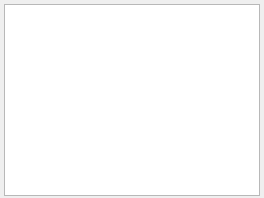
<?xml version="1.0" encoding="UTF-8"?>
<ui version="4.0">
 <class>ErrorForm</class>
 <widget class="QWidget" name="ErrorForm">
  <property name="windowTitle">
   <string>Form</string>
  </property>
  <layout class="QHBoxLayout" name="horizontalLayout">
   <property name="spacing">
    <number>4</number>
   </property>
   <property name="leftMargin">
    <number>4</number>
   </property>
   <property name="topMargin">
    <number>4</number>
   </property>
   <property name="rightMargin">
    <number>4</number>
   </property>
   <property name="bottomMargin">
    <number>2</number>
   </property>
   <item>
    <widget class="QTableWidget" name="tableWidget"/>
   </item>
  </layout>
 </widget>
 <resources/>
 <connections/>
</ui>
